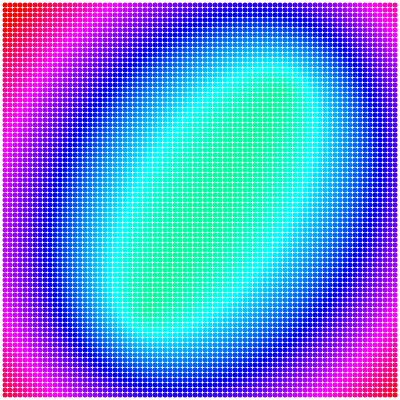
Frame 1 (no input)
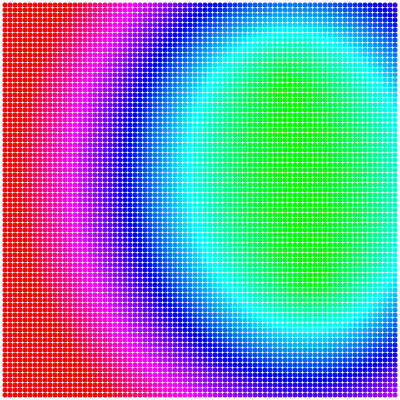
Frame 60 (no input)
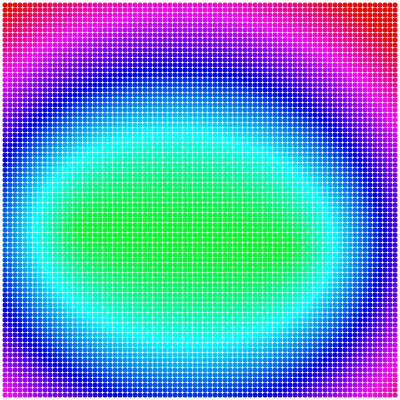
Frame 120 (the mouse pressed at the canvas centre since frame 60)

The p5.js sketch that drew these frames (run headless with seeded random() and noise() and a simulated clock; from frame 60 on, the mouse is pressed at the canvas centre):

// p5.js sketch
// ── sketch.js
var blobs = [];
var pixels = [];
var index = 0;
var w = 400;
var res = 5;
var r = 15;
var a = 2;

function setup () {
  createCanvas(w, w);
  frameRate(25);

  for (var i = 0; i < a; i++) {
    var x = random(0 + r, width - r);
    var y = random(0 + r, height - r);
    blobs[i] = new blob(x, y, r);
  }

for (var x = res; x < w; x += res) {
  for (var y = res; y < w; y += res){
    pixels[index] = new pixel(x, y);
    index += 1;
  }
}

}

function draw () {
  background (255);

  for (var i = 0; i < blobs.length; i++) {
    blobs[i].update();
  }

  for (var j = 0; j < pixels.length; j++) {
    pixels[j].update();
    pixels[j].show();
  }

  // for (var i = 0; i < blobs.length; i++) {
  //   blobs[i].show();
  // }

}

// ── blob.js
function blob(x, y, r) {

  var pos = createVector(x, y);
  var vel = p5.Vector.random2D();
  vel.mult(random(2, 5));

  this.update = function() {
    pos.add(vel);

   if (pos.x > width - r || pos.x < 0 + r) {
     vel.x *= -1;
   }
   
   if (pos.y > height - r || pos.y < 0 + r) {
     vel.y *= -1;
   }
 }

  this.show = function() {
    noFill ();
    strokeWeight (r * 0.1);
    stroke (0);
    ellipse(pos.x, pos.y, r * 2, r * 2);
   }

  this.pos = pos;
  this.x = pos.x;
  this.y = pos.y;

}

// ── pixel.js
function pixel(x, y) {

  var pos = createVector(x, y);
  var distance = [];
  var color = createVector(0);
  var cdiv = createVector(blobs.length);
  cdiv.mult(blobs.length);
  cdiv.mult(r * 10);

  this.update = function () {

    for (var i = 0; i < blobs.length; i++) {
      distance[i] = pos.dist(blobs[i].pos)
    }

    for (var j = 0; j < blobs.length; j++) {
      color.add(distance[j]);
    }
    
    color.div(cdiv.x);
    color.limit(1);
  }

  this.show = function () {

    colorMode(HSB, 255);
    stroke(color.x * 255, 255, 255);
    strokeWeight(res);
    point(pos.x, pos.y);

   }

}
